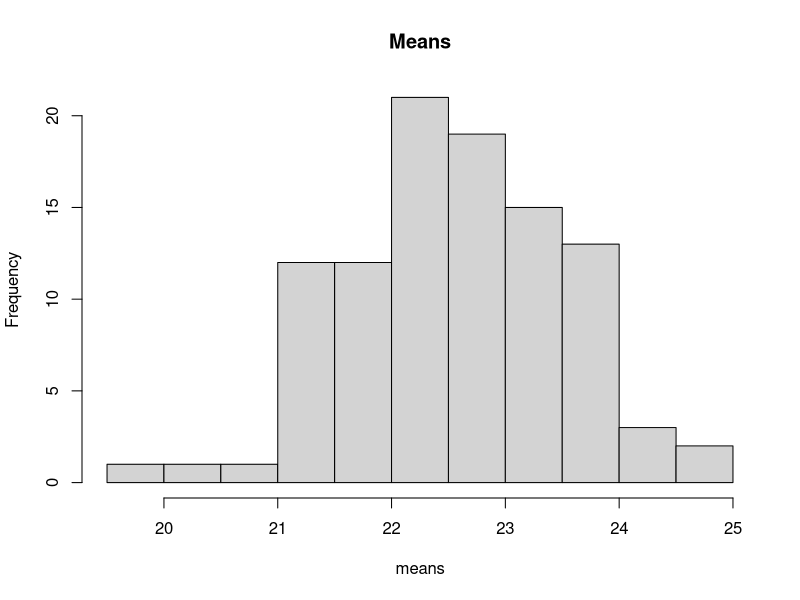
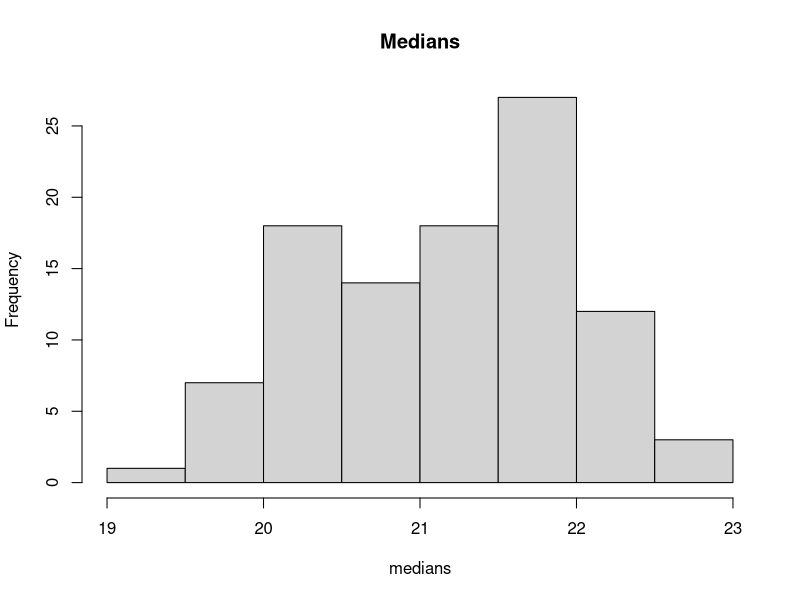

These charts were generated, in order, by the following R code:
## ------------------------------------------------------------------------------------------------------------------------
## a
# It is not a sample, it is the population!
## b
data("Boston", package="MASS")
mean(Boston$medv)     # population/true mean
median(Boston$medv)   # population/true median
## c
n     <- 100
index <- sample(nrow(Boston), replace = TRUE, size=n)
table(index)
sBoston <- Boston[index,]
mean(sBoston$medv)    # sample mean
median(sBoston$medv)  # sample mean
## d
B <- 100
means <- medians <- rep(NA, B)
for (i in 1:B) {
  index <- sample(nrow(Boston), replace = TRUE, size=n)
  sBoston <- Boston[index,]
  means[i] <- mean(sBoston$medv)
  medians[i] <- median(sBoston$medv)
}
old <- par(mfrow=c(1,2))
on.exit(par(old))
hist(means, main="Means")     # random sampling function Xbar
hist(medians, main="Medians") # random sampling function for median
## e
alpha <- 0.95
c <- qnorm(1-(1-alpha)/2)
B <- 50
means <- upper <- lower <- rep(NA, B)
for (i in 1:B) {
  index   <- sample(nrow(Boston), replace = TRUE, size=100)
  sBoston <- Boston[index,]
  means[i] <- mean(sBoston$medv)
  upper[i] <- means[i]+c*sd(sBoston$medv)/sqrt(n)
  lower[i] <- means[i]-c*sd(sBoston$medv)/sqrt(n)
}
m <- mean(Boston$medv)
sum((lower<=m) & (m<=upper))/B

